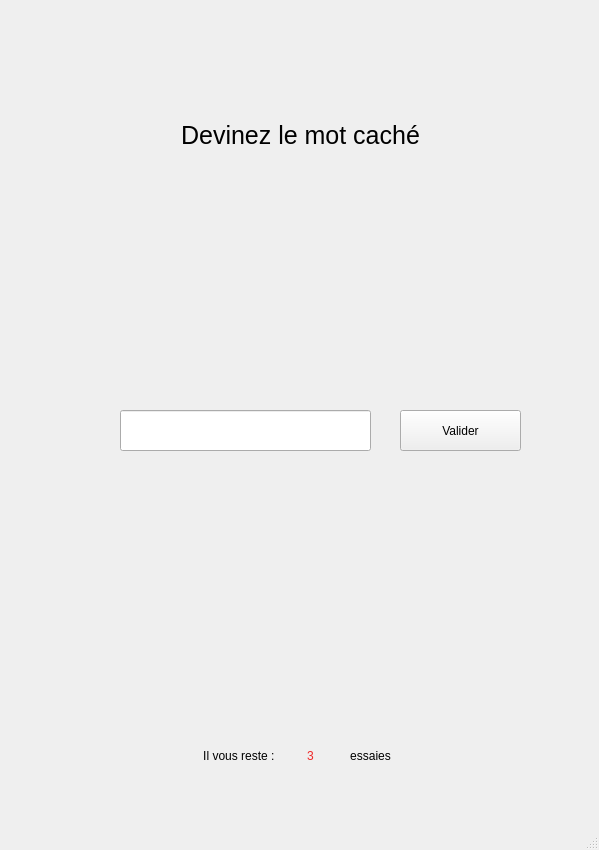
<?xml version="1.0" encoding="UTF-8"?>
<ui version="4.0">
 <class>MainWindow</class>
 <widget class="QMainWindow" name="MainWindow">
  <property name="geometry">
   <rect>
    <x>0</x>
    <y>0</y>
    <width>599</width>
    <height>850</height>
   </rect>
  </property>
  <property name="windowTitle">
   <string>MainWindow</string>
  </property>
  <widget class="QWidget" name="centralwidget">
   <widget class="QLabel" name="label">
    <property name="geometry">
     <rect>
      <x>190</x>
      <y>730</y>
      <width>101</width>
      <height>51</height>
     </rect>
    </property>
    <property name="text">
     <string>Il vous reste : </string>
    </property>
    <property name="alignment">
     <set>Qt::AlignCenter</set>
    </property>
   </widget>
   <widget class="QLabel" name="label_2">
    <property name="geometry">
     <rect>
      <x>290</x>
      <y>730</y>
      <width>41</width>
      <height>51</height>
     </rect>
    </property>
    <property name="palette">
     <palette>
      <active>
       <colorrole role="WindowText">
        <brush brushstyle="SolidPattern">
         <color alpha="255">
          <red>239</red>
          <green>41</green>
          <blue>41</blue>
         </color>
        </brush>
       </colorrole>
      </active>
      <inactive>
       <colorrole role="WindowText">
        <brush brushstyle="SolidPattern">
         <color alpha="255">
          <red>239</red>
          <green>41</green>
          <blue>41</blue>
         </color>
        </brush>
       </colorrole>
      </inactive>
      <disabled>
       <colorrole role="WindowText">
        <brush brushstyle="SolidPattern">
         <color alpha="255">
          <red>190</red>
          <green>190</green>
          <blue>190</blue>
         </color>
        </brush>
       </colorrole>
      </disabled>
     </palette>
    </property>
    <property name="text">
     <string>3</string>
    </property>
    <property name="alignment">
     <set>Qt::AlignCenter</set>
    </property>
   </widget>
   <widget class="QLabel" name="label_3">
    <property name="geometry">
     <rect>
      <x>320</x>
      <y>730</y>
      <width>101</width>
      <height>51</height>
     </rect>
    </property>
    <property name="text">
     <string>essaies</string>
    </property>
    <property name="alignment">
     <set>Qt::AlignCenter</set>
    </property>
   </widget>
   <widget class="QLineEdit" name="let_game">
    <property name="geometry">
     <rect>
      <x>120</x>
      <y>410</y>
      <width>251</width>
      <height>41</height>
     </rect>
    </property>
   </widget>
   <widget class="QPushButton" name="btn_valider">
    <property name="geometry">
     <rect>
      <x>400</x>
      <y>410</y>
      <width>121</width>
      <height>41</height>
     </rect>
    </property>
    <property name="text">
     <string>Valider</string>
    </property>
   </widget>
   <widget class="QLabel" name="label_4">
    <property name="geometry">
     <rect>
      <x>170</x>
      <y>100</y>
      <width>261</width>
      <height>71</height>
     </rect>
    </property>
    <property name="font">
     <font>
      <pointsize>19</pointsize>
     </font>
    </property>
    <property name="text">
     <string>Devinez le mot caché</string>
    </property>
    <property name="alignment">
     <set>Qt::AlignCenter</set>
    </property>
   </widget>
  </widget>
  <widget class="QMenuBar" name="menubar">
   <property name="geometry">
    <rect>
     <x>0</x>
     <y>0</y>
     <width>599</width>
     <height>22</height>
    </rect>
   </property>
  </widget>
  <widget class="QStatusBar" name="statusbar"/>
 </widget>
 <resources/>
 <connections/>
</ui>
